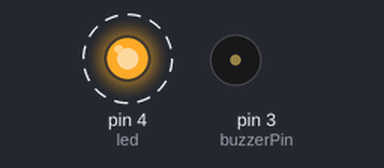
The sketch below on a simulated Arduino Uno, built with avr-gcc and run on an emulated ATmega328P. Shown: output pins drawn as LEDs (lit = HIGH), buzzer (waves = sounding). Dashed ring = blinking.

Above: at 45.2 s.
Timing chart, 0 to 47.8 s (numbered marks = the images above):
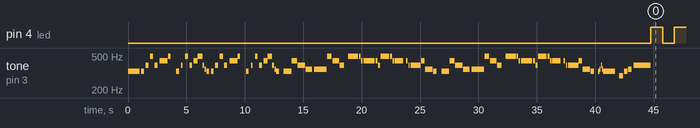

Measured:
- by itself, pin 4 (led): alternates HIGH for 1.0 s and LOW for 1.0 s

The sketch:

MutluOlYeter.ino
```cpp
int buzzerPin=3;
int led=4;

int notaSayisi = 8;
int kdo = 262;
int re = 294;
int mi = 330;
int fa = 349;
int sol = 392;
int la = 440;
int si = 494;
int ido = 523;
void setup()
{
  pinMode(led, OUTPUT);
  pinMode(5, INPUT);

  tone(buzzerPin, mi);
    delay(1000);
    noTone(buzzerPin);
    delay(140);


    tone(buzzerPin, mi);
    delay(233);
    noTone(buzzerPin);
    delay(140);

    tone(buzzerPin, sol);
    delay(248);
    noTone(buzzerPin);
    delay(140);

    tone(buzzerPin, si);
    delay(270);
    noTone(buzzerPin);
    delay(120);

    tone(buzzerPin, sol);
    delay(250);
    noTone(buzzerPin);
    delay(180);

    tone(buzzerPin, la);
    delay(690);
    noTone(buzzerPin);
    delay(30);


    tone(buzzerPin, si);
    delay(200);
    noTone(buzzerPin);
    delay(500);


    tone(buzzerPin, mi);
    delay(230);
    noTone(buzzerPin);
    delay(190);

    tone(buzzerPin, sol);
    delay(130);
    noTone(buzzerPin);
    delay(220);

    tone(buzzerPin, si);
    delay(230);
    noTone(buzzerPin);
    delay(135);

    tone(buzzerPin, sol);
    delay(238);
    noTone(buzzerPin);
    delay(125);

    tone(buzzerPin, la);
    delay(340);
    noTone(buzzerPin);
    delay(10);

    tone(buzzerPin, si);
    delay(396);
    noTone(buzzerPin);
    delay(10);

    tone(buzzerPin, sol);
    delay(144);
    noTone(buzzerPin);
    delay(34);

    tone(buzzerPin, fa);
    delay(146);
    noTone(buzzerPin);
    delay(20);

    tone(buzzerPin, mi);
    delay(225);
    noTone(buzzerPin);
    delay(145);


    tone(buzzerPin, mi);
    delay(233);
    noTone(buzzerPin);
    delay(140);

    tone(buzzerPin, sol);
    delay(248);
    noTone(buzzerPin);
    delay(140);

    tone(buzzerPin, si);
    delay(270);
    noTone(buzzerPin);
    delay(120);

    tone(buzzerPin, sol);
    delay(250);
    noTone(buzzerPin);
    delay(180);

    tone(buzzerPin, la);
    delay(690);
    noTone(buzzerPin);
    delay(30);


    tone(buzzerPin, si);
    delay(200);
    noTone(buzzerPin);
    delay(500);


    tone(buzzerPin, mi);
    delay(230);
    noTone(buzzerPin);
    delay(190);

    tone(buzzerPin, sol);
    delay(130);
    noTone(buzzerPin);
    delay(220);

    tone(buzzerPin, si);
    delay(230);
    noTone(buzzerPin);
    delay(135);

    tone(buzzerPin, sol);
    delay(238);
    noTone(buzzerPin);
    delay(125);

    tone(buzzerPin, la);
    delay(340);
    noTone(buzzerPin);
    delay(10);

    tone(buzzerPin, si);
    delay(396);
    noTone(buzzerPin);
    delay(10);

    tone(buzzerPin, sol);
    delay(144);
    noTone(buzzerPin);
    delay(34);

    tone(buzzerPin, fa);
    delay(146);
    noTone(buzzerPin);
    delay(20);

    tone(buzzerPin, mi);
    delay(225);
    noTone(buzzerPin);
    delay(420);


    tone(buzzerPin, mi);
    delay(670);
    noTone(buzzerPin);
    delay(15);

    tone(buzzerPin, la);
    delay(460);
    noTone(buzzerPin);
    delay(25);

    tone(buzzerPin, sol);
    delay(636);
    noTone(buzzerPin);
    delay(50);

    tone(buzzerPin, fa);
    delay(573);
    noTone(buzzerPin);
    delay(158);

    tone(buzzerPin, fa);
    delay(1080);
    noTone(buzzerPin);
    delay(20);

    tone(buzzerPin, si);
    delay(410);
    noTone(buzzerPin);
    delay(60);

    tone(buzzerPin, la);
    delay(563);
    noTone(buzzerPin);
    delay(40);

    tone(buzzerPin, sol);
    delay(385);
    noTone(buzzerPin);
    delay(336);


    tone(buzzerPin, si);
    delay(896);
    noTone(buzzerPin);
    delay(50);

    tone(buzzerPin, si);
    delay(147);
    noTone(buzzerPin);
    delay(55);

    tone(buzzerPin, la);
    delay(112);
    noTone(buzzerPin);
    delay(75);

    tone(buzzerPin, la);
    delay(934);
    noTone(buzzerPin);
    delay(87);

    tone(buzzerPin, la);
    delay(169);
    noTone(buzzerPin);
    delay(66);

    tone(buzzerPin, sol);
    delay(164);
    noTone(buzzerPin);
    delay(60);

    tone(buzzerPin, si);
    delay(724);
    noTone(buzzerPin);
    delay(82);

    tone(buzzerPin, si);
    delay(156);
    noTone(buzzerPin);
    delay(49);

    tone(buzzerPin, la);
    delay(126);
    noTone(buzzerPin);
    delay(60);

    tone(buzzerPin, la);
    delay(705);
    noTone(buzzerPin);
    delay(257);

    tone(buzzerPin, la);
    delay(142);
    noTone(buzzerPin);
    delay(68);

    tone(buzzerPin, sol);
    delay(106);
    noTone(buzzerPin);
    delay(79);

    tone(buzzerPin, sol);
    delay(874);
    noTone(buzzerPin);
    delay(25);

    tone(buzzerPin, la);
    delay(309);
    noTone(buzzerPin);
    delay(46);

    tone(buzzerPin, fa);
    delay(642);
    noTone(buzzerPin);
    delay(25);

    tone(buzzerPin, mi);
    delay(285);
    noTone(buzzerPin);
    delay(431);


    tone(buzzerPin, mi);
    delay(670);
    noTone(buzzerPin);
    delay(15);

    tone(buzzerPin, la);
    delay(460);
    noTone(buzzerPin);
    delay(25);

    tone(buzzerPin, sol);
    delay(636);
    noTone(buzzerPin);
    delay(50);

    tone(buzzerPin, fa);
    delay(573);
    noTone(buzzerPin);
    delay(158);

    tone(buzzerPin, fa);
    delay(1080);
    noTone(buzzerPin);
    delay(20);

    tone(buzzerPin, si);
    delay(410);
    noTone(buzzerPin);
    delay(60);

    tone(buzzerPin, la);
    delay(563);
    noTone(buzzerPin);
    delay(40);

    tone(buzzerPin, sol);
    delay(385);
    noTone(buzzerPin);
    delay(336);


    tone(buzzerPin, si);
    delay(896);
    noTone(buzzerPin);
    delay(50);

    tone(buzzerPin, si);
    delay(147);
    noTone(buzzerPin);
    delay(55);

    tone(buzzerPin, la);
    delay(112);
    noTone(buzzerPin);
    delay(75);

    tone(buzzerPin, la);
    delay(934);
    noTone(buzzerPin);
    delay(87);

    tone(buzzerPin, la);
    delay(169);
    noTone(buzzerPin);
    delay(66);

    tone(buzzerPin, sol);
    delay(164);
    noTone(buzzerPin);
    delay(60);

    tone(buzzerPin, si);
    delay(724);
    noTone(buzzerPin);
    delay(82);

    tone(buzzerPin, si);
    delay(156);
    noTone(buzzerPin);
    delay(49);

    tone(buzzerPin, la);
    delay(126);
    noTone(buzzerPin);
    delay(60);

    tone(buzzerPin, la);
    delay(705);
    noTone(buzzerPin);
    delay(257);

    tone(buzzerPin, la);
    delay(142);
    noTone(buzzerPin);
    delay(68);

    tone(buzzerPin, sol);
    delay(106);
    noTone(buzzerPin);
    delay(79);

    tone(buzzerPin, sol);
    delay(874);
    noTone(buzzerPin);
    delay(25);

    tone(buzzerPin, la);
    delay(309);
    noTone(buzzerPin);
    delay(46);

    tone(buzzerPin, fa);
    delay(642);
    noTone(buzzerPin);
    delay(25);

    tone(buzzerPin, mi);
    delay(285);
    noTone(buzzerPin);
    delay(340);


    tone(buzzerPin, mi);
    delay(126);
    noTone(buzzerPin);
    delay(20);

    tone(buzzerPin, fa);
    delay(100);
    noTone(buzzerPin);
    delay(30);

    tone(buzzerPin, sol);
    delay(75);
    noTone(buzzerPin);
    delay(20);

    tone(buzzerPin, fa);
    delay(68);
    noTone(buzzerPin);
    delay(25);

    tone(buzzerPin, mi);
    delay(994);
    noTone(buzzerPin);
    delay(377);

    tone(buzzerPin, re);
    delay(317);
    noTone(buzzerPin);
    delay(87);

    tone(buzzerPin, mi);
    delay(284);
    noTone(buzzerPin);
    delay(49);

    tone(buzzerPin, fa);
    delay(328);
    noTone(buzzerPin);
    delay(150);

    tone(buzzerPin, sol);
    delay(1480);
    noTone(buzzerPin);

}

void loop()
{
  digitalWrite(led, HIGH);
  delay(1000); // Wait for 1000 millisecond(s)
  digitalWrite(led, LOW);
  delay(1000); // Wait for 1000 millisecond(s)

  /*tone(buzzerPin,1000);
  delay(50);*/


}
```
